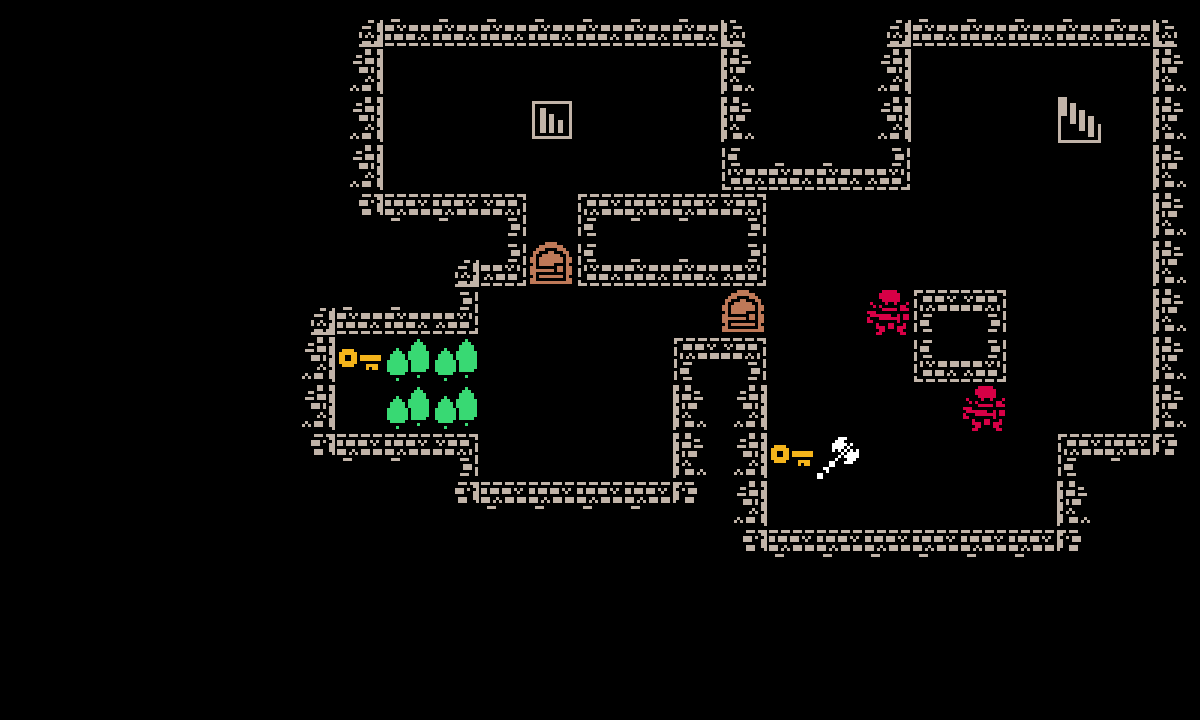

A level layout from a 2D game, rendered from its tile map. Below: a short description, then the map file with tile-grid data replaced by summaries:
An orthogonal 25x15 tile map with 48x48 px tiles, 1 tile layer (Tile Layer 1).

<map version="1.2" tiledversion="1.2.4" orientation="orthogonal" renderorder="right-down" width="25" height="15" tilewidth="48" tileheight="48" infinite="0" nextlayerid="2" nextobjectid="1">
 <tileset firstgid="1" source="TileSet.tsx" />
 <layer id="1" name="Tile Layer 1" width="25" height="15">
  <data>[375 cells, 101 non-empty, 19 distinct tile ids]</data>
 </layer>
</map>